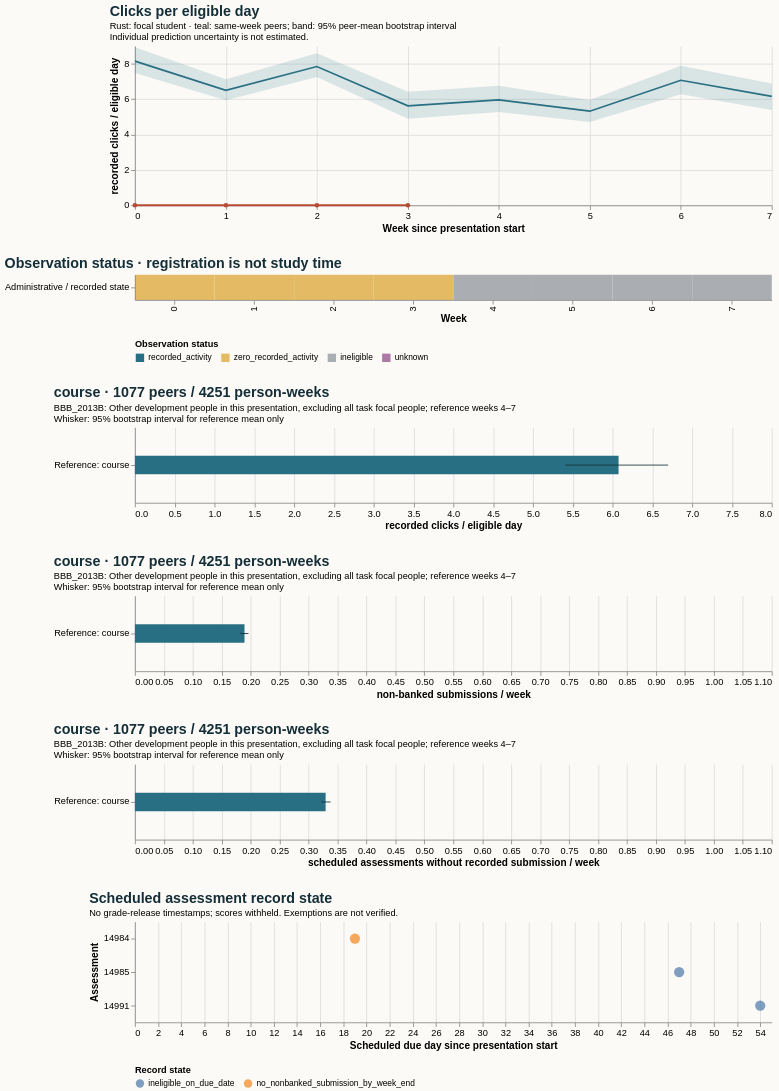

Describe this chart as a Vega-Lite specification.
### Vega-Lite specification from a JSON file in a GitHub repository (floating-point values rounded to 4 significant figures)
{"$schema": "https://vega.github.io/schema/vega-lite/v5.20.1.json", "config": {"axis": {"labelFontSize": 11, "titleFontSize": 12}, "background": "#fbfaf7", "font": "sans-serif", "title": {"anchor": "start", "color": "#142e38", "fontSize": 17, "subtitleFontSize": 11}, "view": {"continuousHeight": 300, "continuousWidth": 300, "stroke": null}}, "datasets": {"data-7ba22dd00de5892dab018267deab0022": [{"hi": null, "lo": null, "series": "Focal: weeks 4–7", "value": null}, {"hi": 0.338, "lo": 0.3219, "series": "Reference: course", "value": 0.3294}], "data-7df23d725944632dc76de6e479af2bce": [{"hi": null, "lo": null, "series": "Focal: weeks 4–7", "value": null}, {"hi": 6.698, "lo": 5.405, "series": "Reference: course", "value": 6.075}], "data-8cb647addeba0d053e5f3fbcbcd644f6": [{"eligible_days": 7.0, "end_day": 6, "logging_completeness": "unknown", "observation_status": "zero_recorded_activity", "row": "Administrative / recorded state", "score_status": "withheld_release_time_unknown", "start_day": 0, "value": 0.0, "week": 0}, {"eligible_days": 7.0, "end_day": 13, "logging_completeness": "unknown", "observation_status": "zero_recorded_activity", "row": "Administrative / recorded state", "score_status": "withheld_release_time_unknown", "start_day": 7, "value": 0.0, "week": 1}, {"eligible_days": 7.0, "end_day": 20, "logging_completeness": "unknown", "observation_status": "zero_recorded_activity", "row": "Administrative / recorded state", "score_status": "withheld_release_time_unknown", "start_day": 14, "value": 0.0, "week": 2}, {"eligible_days": 6.0, "end_day": 27, "logging_completeness": "unknown", "observation_status": "zero_recorded_activity", "row": "Administrative / recorded state", "score_status": "withheld_release_time_unknown", "start_day": 21, "value": 0.0, "week": 3}, {"eligible_days": 0.0, "end_day": 34, "logging_completeness": "unknown", "observation_status": "ineligible", "row": "Administrative / recorded state", "score_status": "withheld_release_time_unknown", "start_day": 28, "value": null, "week": 4}, {"eligible_days": 0.0, "end_day": 41, "logging_completeness": "unknown", "observation_status": "ineligible", "row": "Administrative / recorded state", "score_status": "withheld_release_time_unknown", "start_day": 35, "value": null, "week": 5}, {"eligible_days": 0.0, "end_day": 48, "logging_completeness": "unknown", "observation_status": "ineligible", "row": "Administrative / recorded state", "score_status": "withheld_release_time_unknown", "start_day": 42, "value": null, "week": 6}, {"eligible_days": 0.0, "end_day": 55, "logging_completeness": "unknown", "observation_status": "ineligible", "row": "Administrative / recorded state", "score_status": "withheld_release_time_unknown", "start_day": 49, "value": null, "week": 7}], "data-9fcd77a564688119193f0bada7237680": [{"hi": null, "lo": null, "series": "Focal: weeks 4–7", "value": null}, {"hi": 0.1961, "lo": 0.1822, "series": "Reference: course", "value": 0.1893}], "data-c9d2a231f45e2dea8c4bb43a8f1d2b58": [{"as_of_day": 20, "assessment_id": 14984, "course": "BBB_2013B", "due_day": 19, "person_id": 546015, "score_status": "withheld_release_time_unknown", "state": "no_nonbanked_submission_by_week_end", "week": 2}, {"as_of_day": 48, "assessment_id": 14985, "course": "BBB_2013B", "due_day": 47, "person_id": 546015, "score_status": "withheld_release_time_unknown", "state": "ineligible_on_due_date", "week": 6}, {"as_of_day": 55, "assessment_id": 14991, "course": "BBB_2013B", "due_day": 54, "person_id": 546015, "score_status": "withheld_release_time_unknown", "state": "ineligible_on_due_date", "week": 7}], "data-dcea644c9397b39829015fb463f201fc": [{"end_day": 6, "focal_value": 0.0, "peer_ci_high": 8.937, "peer_ci_low": 7.473, "peer_mean": 8.148, "peer_observations": 1143, "peer_people": 1143, "reference": "course", "unit": "recorded clicks / eligible day", "week": 0}, {"end_day": 13, "focal_value": 0.0, "peer_ci_high": 7.132, "peer_ci_low": 5.934, "peer_mean": 6.502, "peer_observations": 1136, "peer_people": 1136, "reference": "course", "unit": "recorded clicks / eligible day", "week": 1}, {"end_day": 20, "focal_value": 0.0, "peer_ci_high": 8.589, "peer_ci_low": 7.254, "peer_mean": 7.845, "peer_observations": 1119, "peer_people": 1119, "reference": "course", "unit": "recorded clicks / eligible day", "week": 2}, {"end_day": 27, "focal_value": 0.0, "peer_ci_high": 6.416, "peer_ci_low": 4.891, "peer_mean": 5.621, "peer_observations": 1112, "peer_people": 1112, "reference": "course", "unit": "recorded clicks / eligible day", "week": 3}, {"end_day": 34, "focal_value": null, "peer_ci_high": 6.765, "peer_ci_low": 5.273, "peer_mean": 5.963, "peer_observations": 1077, "peer_people": 1077, "reference": "course", "unit": "recorded clicks / eligible day", "week": 4}, {"end_day": 41, "focal_value": null, "peer_ci_high": 5.955, "peer_ci_low": 4.711, "peer_mean": 5.32, "peer_observations": 1070, "peer_people": 1070, "reference": "course", "unit": "recorded clicks / eligible day", "week": 5}, {"end_day": 48, "focal_value": null, "peer_ci_high": 7.89, "peer_ci_low": 6.277, "peer_mean": 7.068, "peer_observations": 1060, "peer_people": 1060, "reference": "course", "unit": "recorded clicks / eligible day", "week": 6}, {"end_day": 55, "focal_value": null, "peer_ci_high": 6.885, "peer_ci_low": 5.39, "peer_mean": 6.156, "peer_observations": 1044, "peer_people": 1044, "reference": "course", "unit": "recorded clicks / eligible day", "week": 7}]}, "resolve": {"scale": {"color": "independent"}}, "spacing": 28, "vconcat": [{"data": {"name": "data-dcea644c9397b39829015fb463f201fc"}, "height": 190, "layer": [{"encoding": {"x": {"axis": {"tickMinStep": 1}, "field": "week", "title": "Week since presentation start", "type": "quantitative"}, "y": {"field": "peer_ci_low", "scale": {"zero": true}, "title": "recorded clicks / eligible day", "type": "quantitative"}, "y2": {"field": "peer_ci_high"}}, "mark": {"color": "#286f83", "opacity": 0.16, "type": "area"}}, {"encoding": {"tooltip": [{"field": "week", "type": "quantitative"}, {"field": "peer_mean", "type": "quantitative"}, {"field": "peer_people", "type": "quantitative"}, {"field": "peer_observations", "type": "quantitative"}], "x": {"field": "week", "type": "quantitative"}, "y": {"field": "peer_mean", "type": "quantitative"}}, "mark": {"color": "#286f83", "strokeWidth": 2, "type": "line"}}, {"encoding": {"tooltip": [{"field": "week", "type": "quantitative"}, {"field": "focal_value", "type": "quantitative"}], "x": {"field": "week", "type": "quantitative"}, "y": {"field": "focal_value", "type": "quantitative"}}, "mark": {"color": "#b64c35", "point": {"color": "#b64c35"}, "strokeWidth": 2.5, "type": "line"}}], "title": {"subtitle": ["Rust: focal student · teal: same-week peers; band: 95% peer-mean bootstrap interval", "Individual prediction uncertainty is not estimated."], "text": "Clicks per eligible day"}, "width": 760}, {"data": {"name": "data-8cb647addeba0d053e5f3fbcbcd644f6"}, "encoding": {"color": {"field": "observation_status", "legend": {"labelLimit": 260, "orient": "bottom"}, "scale": {"domain": ["recorded_activity", "zero_recorded_activity", "ineligible", "unknown"], "range": ["#286f83", "#e4bb64", "#aaaeb3", "#ac78a5"]}, "title": "Observation status", "type": "nominal"}, "tooltip": [{"field": "week", "type": "quantitative"}, {"field": "eligible_days", "type": "quantitative"}, {"field": "observation_status", "type": "nominal"}, {"field": "logging_completeness", "type": "nominal"}], "x": {"field": "week", "title": "Week", "type": "ordinal"}, "y": {"field": "row", "title": null, "type": "nominal"}}, "height": 30, "mark": {"type": "rect"}, "title": "Observation status · registration is not study time", "width": 760}, {"data": {"name": "data-7df23d725944632dc76de6e479af2bce"}, "height": 90, "layer": [{"encoding": {"x": {"field": "value", "scale": {"domain": [0, 7.033], "zero": true}, "title": "recorded clicks / eligible day", "type": "quantitative"}, "y": {"field": "series", "sort": null, "title": null, "type": "nominal"}}, "mark": {"color": "#286f83", "size": 22, "type": "bar"}}, {"encoding": {"x": {"field": "lo", "type": "quantitative"}, "x2": {"field": "hi"}, "y": {"field": "series", "sort": null, "title": null, "type": "nominal"}}, "mark": {"color": "#142e38", "type": "rule"}}], "title": {"subtitle": ["BBB_2013B: Other development people in this presentation, excluding all task focal people; reference weeks 4–7", "Whisker: 95% bootstrap interval for reference mean only"], "text": "course · 1077 peers / 4251 person-weeks"}, "width": 760}, {"data": {"name": "data-9fcd77a564688119193f0bada7237680"}, "height": 90, "layer": [{"encoding": {"x": {"field": "value", "scale": {"domain": [0, 1.05], "zero": true}, "title": "non-banked submissions / week", "type": "quantitative"}, "y": {"field": "series", "sort": null, "title": null, "type": "nominal"}}, "mark": {"color": "#286f83", "size": 22, "type": "bar"}}, {"encoding": {"x": {"field": "lo", "type": "quantitative"}, "x2": {"field": "hi"}, "y": {"field": "series", "sort": null, "title": null, "type": "nominal"}}, "mark": {"color": "#142e38", "type": "rule"}}], "title": {"subtitle": ["BBB_2013B: Other development people in this presentation, excluding all task focal people; reference weeks 4–7", "Whisker: 95% bootstrap interval for reference mean only"], "text": "course · 1077 peers / 4251 person-weeks"}, "width": 760}, {"data": {"name": "data-7ba22dd00de5892dab018267deab0022"}, "height": 90, "layer": [{"encoding": {"x": {"field": "value", "scale": {"domain": [0, 1.05], "zero": true}, "title": "scheduled assessments without recorded submission / week", "type": "quantitative"}, "y": {"field": "series", "sort": null, "title": null, "type": "nominal"}}, "mark": {"color": "#286f83", "size": 22, "type": "bar"}}, {"encoding": {"x": {"field": "lo", "type": "quantitative"}, "x2": {"field": "hi"}, "y": {"field": "series", "sort": null, "title": null, "type": "nominal"}}, "mark": {"color": "#142e38", "type": "rule"}}], "title": {"subtitle": ["BBB_2013B: Other development people in this presentation, excluding all task focal people; reference weeks 4–7", "Whisker: 95% bootstrap interval for reference mean only"], "text": "course · 1077 peers / 4251 person-weeks"}, "width": 760}, {"data": {"name": "data-c9d2a231f45e2dea8c4bb43a8f1d2b58"}, "encoding": {"color": {"field": "state", "legend": {"labelLimit": 400, "orient": "bottom"}, "title": "Record state", "type": "nominal"}, "tooltip": [{"field": "assessment_id", "type": "quantitative"}, {"field": "due_day", "type": "quantitative"}, {"field": "as_of_day", "type": "quantitative"}, {"field": "state", "type": "nominal"}, {"field": "score_status", "type": "nominal"}], "x": {"field": "due_day", "title": "Scheduled due day since presentation start", "type": "quantitative"}, "y": {"field": "assessment_id", "title": "Assessment", "type": "nominal"}}, "height": 120, "mark": {"filled": true, "size": 150, "type": "point"}, "title": {"subtitle": "No grade-release timestamps; scores withheld. Exemptions are not verified.", "text": "Scheduled assessment record state"}, "width": 760}]}
